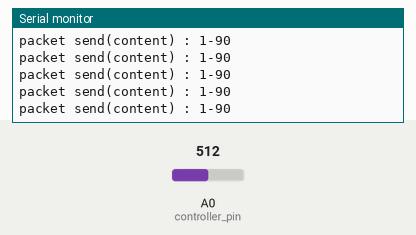
Recording of a sketch running on a simulated Arduino Uno, built with avr-gcc and run on an emulated ATmega328P. Shown: the last lines printed to the serial monitor. Inputs (shaded band) come from the test bench; at power-on: A0 (controller_pin) = 512. No radio packets arrive unless stated.

Above: at 1.2 s.
1.3 s: A0 (controller_pin) set to 716
At 2.4 s:
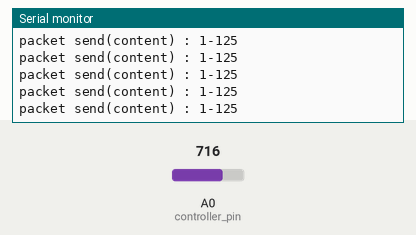
2.8 s: A0 (controller_pin) set to 900
At 3.4 s:
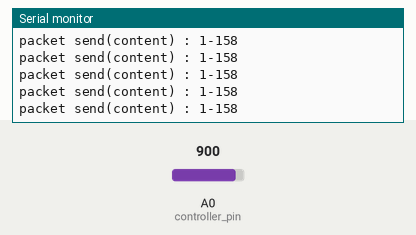
Timing chart, 0 to 5.8 s (numbered marks = the images above; inputs shaded):
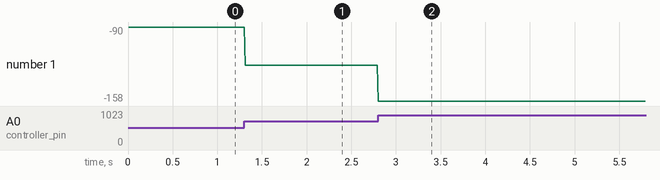

Measured:
- after the input at 1.3 s, the serial monitor: prints a new line at once (image 1)
- after the input at 2.8 s, the serial monitor: prints a new line at once (image 2)
- plotted number 1: -90 → -125 after the input at 1.3 s, -125 → -158 after the input at 2.8 s

The sketch:

transmitter_FINAL.ino
```cpp
//TX
#include <SPI.h>
#include "nRF24L01.h"
#include "RF24.h"
#define controller_pin A0
int packet[10];
const int bt = 8;
const uint64_t pipes[2] = { 0xF0F0F0F0E1LL, 0xF0F0F0F0D2LL };
typedef enum { role_ping_out = 1, role_pong_back } role_e;
role_e role = role_pong_back;
RF24 radio(9, 10);


void setup(void)
{
  Serial.begin(115200);
  radio.begin();
  role = role_ping_out;
  radio.openWritingPipe(pipes[0]);
  radio.openReadingPipe(1, pipes[1]);
  radio.setDataRate(RF24_1MBPS);
  radio.setPALevel(RF24_PA_MAX);
  radio.stopListening();
  pinMode(bt, INPUT);
}


void loop(void)

{
  packet[0] = 1;
  packet[1] = analogRead(controller_pin);
  packet[1] = map(packet[1], 0, 1023, 0, 180);
  packet[2] = packet[1];
  packet[3] = packet[1];
  packet[4] = packet[1];
  packet[5] = packet[1];
  packet[6] = packet[1];
  packet[7] = packet[1];
  packet[8] = packet[1];
  packet[9] = packet[1];
  bool ok = radio.write( &packet, sizeof(packet) );
  Serial.print("packet send(content) : ");
  Serial.print(packet[0]);
  Serial.print("-");
  Serial.println(packet[1]);
  delay(10);
}
```
